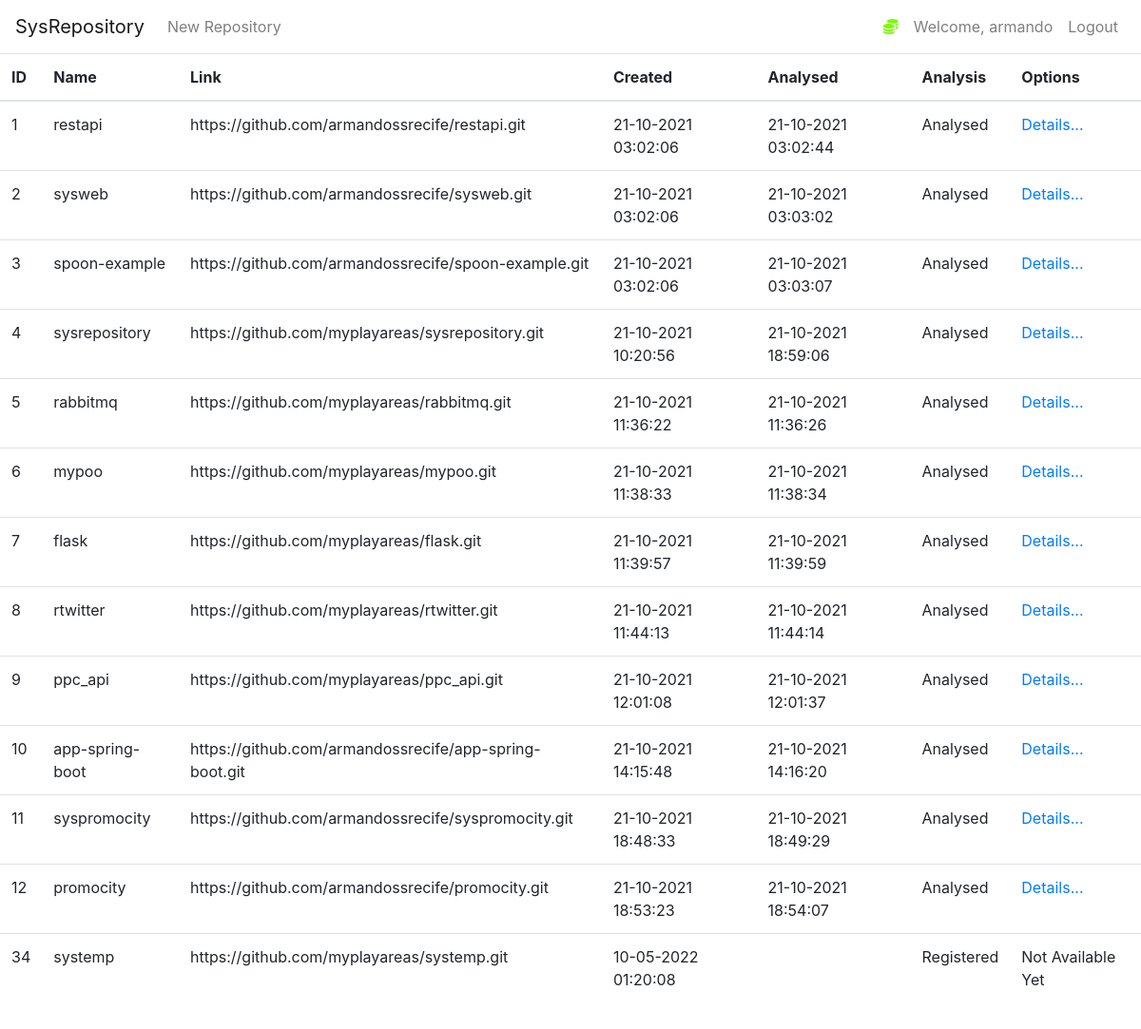
The page /msr (signed in) on the database its author committed.
### msr/dao.py (models this page shows, shortened)
class User(db.Model, UserMixin):
    id = db.Column(db.Integer(), primary_key=True)
    username = db.Column(db.String(length=30), nullable=False, unique=True)
    email_address = db.Column(db.String(length=50), nullable=False, unique=True)
    password_hash = db.Column(db.String(length=60), nullable=False)
    repositories = db.relationship('Repository', backref='owned_user', lazy=True)
    @property
    def password(self):
        return self.password

class Repository(db.Model):
    id = db.Column(db.Integer(), primary_key=True)
    name = db.Column(db.String(length=30), nullable=False, unique=False)
    link = db.Column(db.String(length=1024), nullable=False, unique=False)
    creation_date = db.Column(db.DateTime, nullable=False, default=datetime.now)
    analysis_date = db.Column(db.DateTime, nullable=True, default=None)
    analysed = db.Column(db.Integer(), nullable=True, default=0)
    owner = db.Column(db.Integer(), db.ForeignKey('user.id'))

### msr/authentication.py (the view)
@app.route('/msr')
@login_required
def msr_page():
    repositories = Repository.query.filter_by(owner=current_user.get_id()).all()
    return render_template('user/msr.html', repositories=repositories)

### msr/dao.py (called while the page is built)
@login_manager.user_loader
def load_user(user_id):
    return User.query.get(int(user_id))

### msr/main.py (called while the page is built)
@app.context_processor
def utility_processor():
    def status_repositorio(status):
        valor = ''
        try:
            lista_de_status = list()
            lista_de_status = ['Registered', 'Processing', 'Analysed']
            valor = lista_de_status[status]
        except Exception as e:
            print('Erro de status: valor ' + valor + ' - status:  ' + str(status) + ' - ' + str(e))
        return valor
    return dict(status_repositorio=status_repositorio)

### msr/templates/user/msr.html (shortened to what this page needs)
{% extends 'base.html' %}
{% block content %}
      <table class="table table-hover table">
        <thead>
            <tr>
                <th scope="col">ID</th>
                <th scope="col">Name</th>
                <th scope="col">Link</th>
                <th scope="col">Created</th>
                <th scope="col">Analysed</th>
                <th scope="col">Analysis</th>
                <th scope="col">Options</th>
            </tr>
        </thead>
        <tbody>
            {% for repository in repositories %}
                <tr>
                    <td>{{ repository.id }}</td>
                    <td>{{ repository.name }}</td>
                    <td>{{ repository.link }}</td>
                    <td>{{ repository.creation_date.strftime('%d-%m-%Y %H:%M:%S') }}</td>
                    {% if repository.analysis_date is not none: %}
                    <td>{{ repository.analysis_date.strftime('%d-%m-%Y %H:%M:%S') }}</td>
                    {% else %}
                    <td></td>
                    {% endif%}
                    <td>{{ status_repositorio(repository.analysed) }}</td>
                    {% if repository.analysed == 2: %}
                    <td>
                      <a href="{{ url_for('visualizar_analise_repositorio', id=repository.id) }}">Details...</a>
                    </td>
                    {% else %}
                    <td>Not Available Yet</td>
                    {% endif %}
                </tr>
            {% endfor %}
        </tbody>
    </table>
    <br>
{% endblock %}

### msr/templates/base.html (shortened to what this page needs)
<!doctype html>
<html lang="en">
   <head>
      <link rel="stylesheet" href="https://cdn.jsdelivr.net/npm/bootstrap@4.5.3/dist/css/bootstrap.min.css">
      <link rel="stylesheet" type="text/css" href="{{ url_for('static', filename='jsonview.bundle.css') }}">
   </head>
   <body>
    <nav class="navbar navbar-expand-md navbar-light">
      <a class="navbar-brand" href="{{ url_for('msr_page') }} ">SysRepository</a>
      <div class="collapse navbar-collapse" id="navbarNav">
          {% if current_user.is_authenticated %}
            <ul class="navbar-nav mr-auto">
                <li class="nav-item">
                    <a class="nav-link" href="{{ url_for('repository_page') }}">New Repository</a>
                </li>
            </ul>
            <ul class="navbar-nav">
                <li class="nav-item">
                    <a class="nav-link" style="color: lawngreen; font-weight: bold">
                        <i class="fas fa-coins"></i>
                    </a>
                </li>
                <li class="nav-item">
                    <a class="nav-link">Welcome, {{ current_user.username }}</a>
                </li>
                <li class="nav-item">
                    <a class="nav-link" href="{{ url_for('logout_page') }}">Logout</a>
                </li>
            </ul>
          {% endif %}
      </div>
    </nav>
      {% block content %}
      {% endblock %}
   </body>
</html>

### rows shown on the page
User: username "armando"
Repository: id "1", name "restapi", link "https://github.com/armandossrecife/restapi.git", creation_date "21-10-2021 03:02:06", analysis_date "21-10-2021 03:02:44", analysed "Analysed"
Repository: id "2", name "sysweb", link "https://github.com/armandossrecife/sysweb.git", creation_date "21-10-2021 03:02:06", analysis_date "21-10-2021 03:03:02", analysed "Analysed"
Repository: id "3", name "spoon-example", link "https://github.com/armandossrecife/spoon-example.git", creation_date "21-10-2021 03:02:06", analysis_date "21-10-2021 03:03:07", analysed "Analysed"
Repository: id "4", name "sysrepository", link "https://github.com/myplayareas/sysrepository.git", creation_date "21-10-2021 10:20:56", analysis_date "21-10-2021 18:59:06", analysed "Analysed"
Repository: id "5", name "rabbitmq", link "https://github.com/myplayareas/rabbitmq.git", creation_date "21-10-2021 11:36:22", analysis_date "21-10-2021 11:36:26", analysed "Analysed"
Repository: id "6", name "mypoo", link "https://github.com/myplayareas/mypoo.git", creation_date "21-10-2021 11:38:33", analysis_date "21-10-2021 11:38:34", analysed "Analysed"
Repository: id "7", name "flask", link "https://github.com/myplayareas/flask.git", creation_date "21-10-2021 11:39:57", analysis_date "21-10-2021 11:39:59", analysed "Analysed"
Repository: id "8", name "rtwitter", link "https://github.com/myplayareas/rtwitter.git", creation_date "21-10-2021 11:44:13", analysis_date "21-10-2021 11:44:14", analysed "Analysed"
Repository: id "9", name "ppc_api", link "https://github.com/myplayareas/ppc_api.git", creation_date "21-10-2021 12:01:08", analysis_date "21-10-2021 12:01:37", analysed "Analysed"
Repository: id "10", name "app-spring-boot", link "https://github.com/armandossrecife/app-spring-boot.git", creation_date "21-10-2021 14:15:48", analysis_date "21-10-2021 14:16:20", analysed "Analysed"
Repository: id "11", name "syspromocity", link "https://github.com/armandossrecife/syspromocity.git", creation_date "21-10-2021 18:48:33", analysis_date "21-10-2021 18:49:29", analysed "Analysed"
Repository: id "12", name "promocity", link "https://github.com/armandossrecife/promocity.git", creation_date "21-10-2021 18:53:23", analysis_date "21-10-2021 18:54:07", analysed "Analysed"
Repository: id "34", name "systemp", link "https://github.com/myplayareas/systemp.git", creation_date "10-05-2022 01:20:08", analysed "Registered", shows "Not Available Yet"
